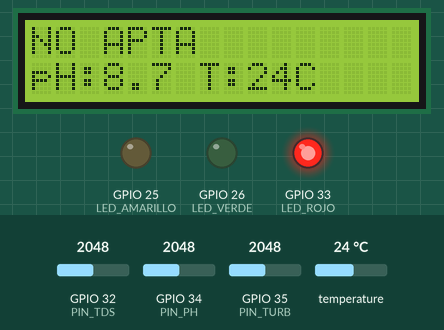
This sketch was run on a simulated ESP32. Shown: 16×2 character LCD, output pins drawn as LEDs (lit = HIGH). Inputs (shaded band) come from the test bench; at power-on: GPIO 35 (PIN_TURB) = 2048, temperature 24 °C, GPIO 32 (PIN_TDS) = 2048, GPIO 34 (PIN_PH) = 2048. Nothing arrives over Bluetooth unless stated; what the sketch prints to the serial monitor is not drawn.

Above: at 3.3 s.
3.4 s: GPIO 35 (PIN_TURB) set to 3008
4.9 s: GPIO 35 (PIN_TURB) set to 3141
At 5.7 s:
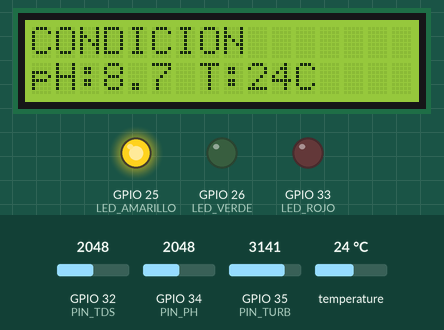
6.7 s: temperature set to 12 °C
At 9.2 s:
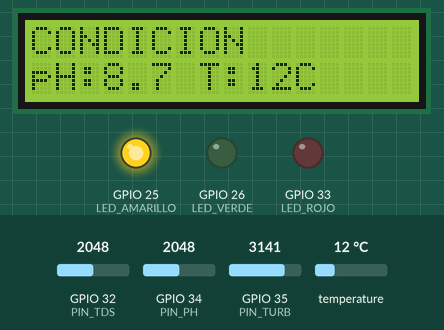
9.7 s: GPIO 32 (PIN_TDS) set to 2136
At 11.5 s:
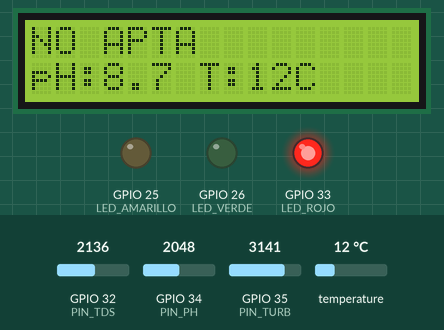
12.7 s: GPIO 34 (PIN_PH) set to 2866
At 15.1 s:
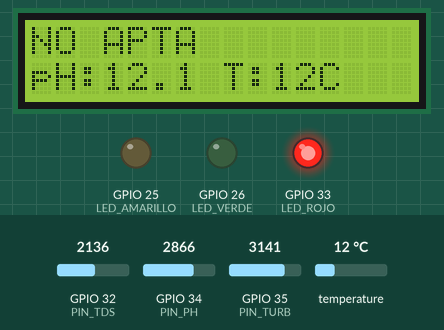
15.7 s: temperature set to 19 °C
At 18.5 s:
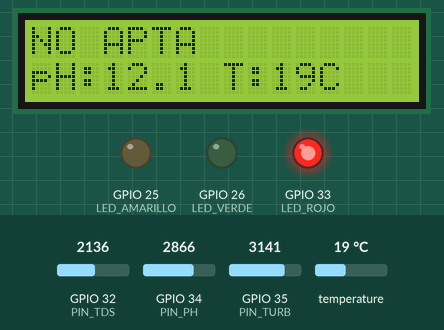
Timing chart, 0 to 19.7 s (numbered marks = the images above; inputs shaded):
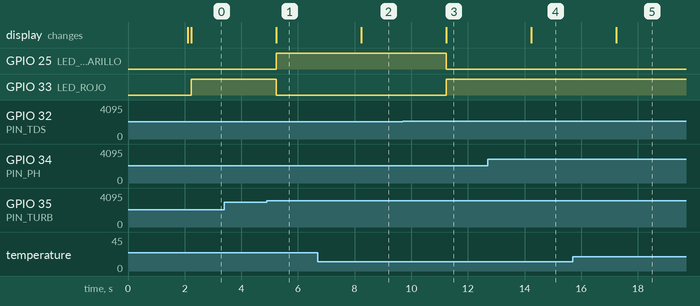

The sketch:

refluye_v2.ino
```cpp
/*
 * Re-Fluye V2.2 - ESP32
 *
 * Basado en el codigo V2.0 de "Re-Fluye_V2_ESP32_Guia_Tecnica_parte2.docx" 6.1
 * (Alfredo Antonio Diaz Claros - CCD, UNAB), con:
 *   - los tres cambios intencionales de la V2.1 (sin pulsadores, logica
 *     observacional delegada a la app, ESTADO numerico)
 *   - las correcciones F1-F4 documentadas en refluye/contexto/02
 *   - la linea VER del protocolo (refluye/contexto/03)
 *
 * ARQUITECTURA
 *   El ESP32 mide y transmite. No decide y no recibe comandos.
 *   Las observaciones humanas (origen, olor, aspecto) las captura la app,
 *   que es quien calcula el veredicto final.
 *
 * PROTOCOLO (normativo: refluye/contexto/03-protocolo-bluetooth.md)
 *   Bluetooth Classic SPP - nombre "ReFluye-V2" - PIN 1234 - trama cada 1.5 s
 *
 *     VER:1
 *     ESTADO:<0|1|2>
 *     ICA:<0.0-100.0>
 *     pH:<0.00-14.00>
 *     TDS:<ppm>
 *     TURB:<NTU>
 *     TEMP:<C, o -127.0 si el sensor no responde>
 *     ---
 *
 * HARDWARE
 *   ESP32 DevKit v1 + DFRobot pH V1.1 + TDS V1.0 + turbidez analogica
 *   + DS18B20 + LCD I2C 16x2 + 3 LEDs
 *
 * DEFECTOS CONOCIDOS DE LA PCB (ver refluye/contexto/02)
 *   P1: el SCL del LCD esta ruteado al pin Tx, no a GPIO22 -> el LCD no
 *       funcionara en la placa fabricada. En protoboard, cablear a GPIO22.
 *   P2: falta el pull-up de 4.7k del DS18B20 -> TEMP llegara como -127.
 *       Anadir la resistencia entre DATA y 3.3V.
 */

#include <Wire.h>
#include <LiquidCrystal_I2C.h>
#include <OneWire.h>
#include <DallasTemperature.h>
#include <BluetoothSerial.h>

// --- Objetos ---------------------------------------------------------------
LiquidCrystal_I2C lcd(0x27, 16, 2);
BluetoothSerial   SerialBT;

#define ONE_WIRE_BUS 4
OneWire           oneWire(ONE_WIRE_BUS);
DallasTemperature sensors(&oneWire);

// --- Pines analogicos (ADC1: seguro con Bluetooth activo) ------------------
const int PIN_PH   = 34;   // solo entrada
const int PIN_TURB = 35;   // solo entrada
const int PIN_TDS  = 32;

// --- LEDs ------------------------------------------------------------------
const int LED_VERDE    = 26;
const int LED_AMARILLO = 25;
const int LED_ROJO     = 33;

// --- Divisor de voltaje 10k + 20k ------------------------------------------
const float DIV_FACTOR = 1.5;

// --- Calibracion de pH -----------------------------------------------------
// Valores genericos de DFRobot. Calibrar con buffers 4.0 y 7.0 segun el
// procedimiento de la guia tecnica parte 2, seccion 7.3.
const float PH_SLOPE  = 3.5;
const float PH_OFFSET = 0.0;

// --- Protocolo -------------------------------------------------------------
const int PROTOCOLO_VERSION = 1;
const unsigned long INTERVALO_MS = 1500;

// --- Promediado de ADC (F2) ------------------------------------------------
const int NUM_MUESTRAS = 10;

// --- Medicion --------------------------------------------------------------
float valorPH, valorTurb, valorTDS, ica, valorTemp;
int   clasificacion;
String destino;

// Lee el voltaje real del sensor en mV, compensando el divisor.
// Usa analogReadMilliVolts(), que aplica la calibracion de fabrica del ADC
// grabada en el eFuse: el ADC del ESP32 no es lineal y la conversion
// raw*3300/4095 arrastra un error de +-100..200 mV (F3).
float leerVoltajeSensor(int pin) {
  uint32_t suma = 0;
  for (int i = 0; i < NUM_MUESTRAS; i++) {
    suma += analogReadMilliVolts(pin);
    delay(2);
  }
  return (suma / (float)NUM_MUESTRAS) * DIV_FACTOR;
}

void setup() {
  Serial.begin(115200);
  SerialBT.begin("ReFluye-V2");
  sensors.begin();
  sensors.setWaitForConversion(false);   // no bloquear el loop (F1)

  pinMode(LED_VERDE,    OUTPUT);
  pinMode(LED_AMARILLO, OUTPUT);
  pinMode(LED_ROJO,     OUTPUT);

  Wire.begin(21, 22);
  lcd.init();
  lcd.backlight();
  lcd.setCursor(0, 0); lcd.print("RE-FLUYE V2.2");
  lcd.setCursor(0, 1); lcd.print("App -> Bluetooth");
  delay(2000);
  lcd.clear();

  sensors.requestTemperatures();
}

void loop() {
  static unsigned long tUpdate = 0;
  if (millis() - tUpdate < INTERVALO_MS) return;
  tUpdate = millis();

  // --- 1. Lectura de sensores ---------------------------------------------
  float vPH_mV = leerVoltajeSensor(PIN_PH);
  valorPH = PH_SLOPE * (vPH_mV / 1000.0) + PH_OFFSET;
  valorPH = constrain(valorPH, 0.0, 14.0);

  float vTurb_mV = leerVoltajeSensor(PIN_TURB);
  valorTurb = map((int)vTurb_mV, 2500, 5000, 200, 0);
  valorTurb = constrain(valorTurb, 0, 200);

  float vTDS_V = leerVoltajeSensor(PIN_TDS) / 1000.0;
  valorTDS = (133.42 * pow(vTDS_V, 3)
            - 255.86 * pow(vTDS_V, 2)
            + 857.39 * vTDS_V) * 0.5;
  valorTDS = constrain(valorTDS, 0, 2000);

  // La conversion se pidio en el ciclo anterior, asi que el dato ya esta
  // listo y getTempCByIndex() no bloquea (F1).
  valorTemp = sensors.getTempCByIndex(0);
  sensors.requestTemperatures();

  // --- 2. ICA (solo sensores) ---------------------------------------------
  // La app aplica el ajuste final con las variables observacionales.
  // Cada sub-indice se acota a 0..100 para que un parametro extremo no
  // arrastre a los demas fuera de escala (F4).
  float sPH = constrain(100.0 - (fabs(valorPH - 7.4) * 30.0), 0.0, 100.0);
  float sTU = constrain(100.0 - (valorTurb / 2.0),            0.0, 100.0);
  float sTD = constrain(100.0 - (valorTDS  / 20.0),           0.0, 100.0);
  ica = constrain((sPH * 0.4) + (sTU * 0.3) + (sTD * 0.3), 0.0, 100.0);

  // --- 3. Preclasificacion base (la app puede sobreescribirla) ------------
  if (ica < 50 || valorPH < 5.0 || valorPH > 9.0) {
    clasificacion = 2; destino = "NO APTA";
  } else if (ica < 75) {
    clasificacion = 1; destino = "CONDICION";
  } else {
    clasificacion = 0; destino = "EXCELENTE";
  }

  // --- 4. LCD --------------------------------------------------------------
  lcd.setCursor(0, 0);
  lcd.print(destino);
  lcd.print("         ");

  lcd.setCursor(0, 1);
  lcd.print("pH:"); lcd.print(valorPH, 1);
  lcd.print(" T:");
  if (valorTemp == DEVICE_DISCONNECTED_C) lcd.print("--C ");
  else { lcd.print((int)valorTemp); lcd.print("C  "); }

  // --- 5. Monitor serie ----------------------------------------------------
  Serial.println("======= RE-FLUYE V2.2 =======");
  Serial.print("pH: ");     Serial.println(valorPH, 2);
  Serial.print("TDS: ");    Serial.println(valorTDS, 0);
  Serial.print("Turb: ");   Serial.println(valorTurb, 0);
  Serial.print("Temp: ");   Serial.println(valorTemp, 1);
  Serial.print("ICA: ");    Serial.println(ica, 1);
  Serial.print("ESTADO: "); Serial.println(destino);
  Serial.println("=============================");

  // --- 6. Bluetooth: trama del protocolo -----------------------------------
  SerialBT.print("VER:");    SerialBT.println(PROTOCOLO_VERSION);
  SerialBT.print("ESTADO:"); SerialBT.println(clasificacion);
  SerialBT.print("ICA:");    SerialBT.println(ica, 1);
  SerialBT.print("pH:");     SerialBT.println(valorPH, 2);
  SerialBT.print("TDS:");    SerialBT.println(valorTDS, 0);
  SerialBT.print("TURB:");   SerialBT.println(valorTurb, 0);
  SerialBT.print("TEMP:");   SerialBT.println(valorTemp, 1);
  SerialBT.println("---");

  // --- 7. LEDs -------------------------------------------------------------
  digitalWrite(LED_VERDE,    (clasificacion == 0) ? HIGH : LOW);
  digitalWrite(LED_AMARILLO, (clasificacion == 1) ? HIGH : LOW);
  digitalWrite(LED_ROJO,     (clasificacion == 2) ? HIGH : LOW);
}
```

Measured:
- the behaviour switches between 3072 and 3073 on GPIO 35 (PIN_TURB) (found by bisection; images 0 and 1)
- the behaviour switches between 2099 and 2100 on GPIO 32 (PIN_TDS) (found by bisection; images 2 and 3)
- after the input at 3.4 s, every drawn part: stays the same
- after the input at 4.9 s, GPIO 25 (LED_AMARILLO): LOW → HIGH after 0.33 s; GPIO 33 (LED_ROJO): HIGH → LOW after 0.33 s; the display: changes after 0.33 s (image 1)
- after the input at 6.7 s, the display: changes after 1.5 s (image 2)
- after the input at 9.7 s, GPIO 25 (LED_AMARILLO): HIGH → LOW after 1.5 s; GPIO 33 (LED_ROJO): LOW → HIGH after 1.5 s; the display: changes after 1.5 s (image 3)
- after the input at 12.7 s, the display: changes after 1.5 s (image 4)
- after the input at 15.7 s, the display: changes after 1.5 s (image 5)
